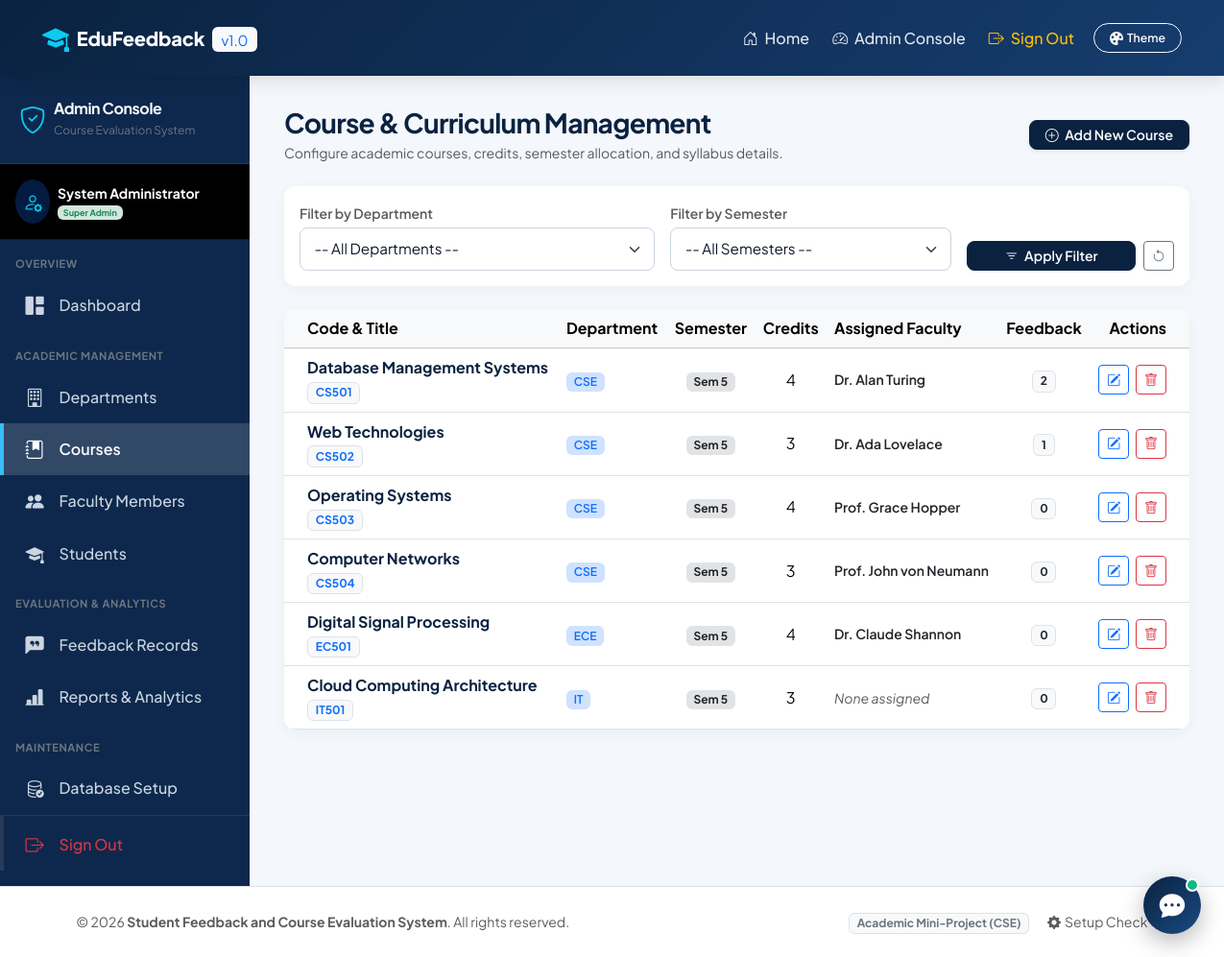
Screenshot of /courses.php (signed in) with the database file from the repository.
### tables this page shows
CREATE TABLE `courses` (
  `course_id` INT AUTO_INCREMENT PRIMARY KEY,
  `course_code` VARCHAR(20) NOT NULL UNIQUE,
  `course_name` VARCHAR(150) NOT NULL,
  `department_id` INT NOT NULL,
  `semester` TINYINT NOT NULL CHECK (`semester` BETWEEN 1 AND 8),
  `academic_year` VARCHAR(20) NOT NULL DEFAULT '2025-2026',
  `credits` TINYINT NOT NULL DEFAULT 3,
  `created_at` TIMESTAMP DEFAULT CURRENT_TIMESTAMP,
  CONSTRAINT `fk_courses_department` FOREIGN KEY (`department_id`)
    REFERENCES `departments` (`department_id`) ON DELETE CASCADE ON UPDATE CASCADE
);

CREATE TABLE `departments` (
  `department_id` INT AUTO_INCREMENT PRIMARY KEY,
  `department_code` VARCHAR(20) NOT NULL UNIQUE,
  `department_name` VARCHAR(100) NOT NULL,
  `created_at` TIMESTAMP DEFAULT CURRENT_TIMESTAMP
);

### courses.php (the view, shortened to what this page needs)
<?php
require_once __DIR__ . '/../config/database.php';
$sql = "
    SELECT c.*, d.department_name, d.department_code,
           GROUP_CONCAT(DISTINCT f.full_name SEPARATOR ', ') AS assigned_faculty,
           COUNT(DISTINCT fb.feedback_id) AS total_feedback
    FROM courses c
    JOIN departments d ON c.department_id = d.department_id
    LEFT JOIN course_faculty cf ON c.course_id = cf.course_id
    LEFT JOIN faculty f ON cf.faculty_id = f.faculty_id
    LEFT JOIN feedback fb ON c.course_id = fb.course_id
    WHERE 1=1
";
$params = [];
$sql .= " GROUP BY c.course_id ORDER BY c.semester ASC, c.course_code ASC";
$coursesStmt = $pdo->prepare($sql);
$coursesStmt->execute($params);
$courses = $coursesStmt->fetchAll();
require_once __DIR__ . '/../includes/header.php';
require_once __DIR__ . '/../includes/navbar.php';
?>
<div class="admin-wrapper">
    <?php require_once __DIR__ . '/../includes/sidebar.php'; ?>
    <main class="admin-content">
        <div class="d-flex flex-wrap justify-content-between align-items-center mb-4">
            <div>
                <h3 class="fw-bold text-navy mb-1">Course & Curriculum Management</h3>
                <p class="text-muted small mb-0">Configure academic courses, credits, semester allocation, and syllabus details.</p>
            </div>
            <div>
                <button type="button" class="btn btn-navy btn-sm px-3 shadow-sm" data-bs-toggle="modal" data-bs-target="#addCourseModal">
                    <i class="bi bi-plus-circle me-1"></i> Add New Course
                </button>
            </div>
        </div>
        <div class="card card-custom border-0 p-3 mb-4 bg-white">
            <form method="GET" action="courses.php" class="row g-3 align-items-end">
                <div class="col-md-5">
                    <label class="form-label small fw-semibold text-muted mb-1">Filter by Department</label>
                    <select name="department_id" class="form-select form-select-sm">
                        <option value="0">-- All Departments --</option>
                    </select>
                </div>
                <div class="col-md-4">
                    <label class="form-label small fw-semibold text-muted mb-1">Filter by Semester</label>
                    <select name="semester" class="form-select form-select-sm">
                        <option value="0">-- All Semesters --</option>
                    </select>
                </div>
                <div class="col-md-3 d-flex gap-2">
                    <button type="submit" class="btn btn-navy btn-sm px-3 flex-grow-1">
                        <i class="bi bi-filter me-1"></i> Apply Filter
                    </button>
                    <a href="courses.php" class="btn btn-outline-secondary btn-sm px-2" title="Reset Filters">
                        <i class="bi bi-arrow-counterclockwise"></i>
                    </a>
                </div>
            </form>
        </div>
        <div class="card card-custom border-0 overflow-hidden">
            <div class="table-responsive">
                <table class="table table-hover align-middle mb-0">
                    <thead class="table-light">
                        <tr>
                            <th class="ps-4">Code & Title</th>
                            <th>Department</th>
                            <th class="text-center">Semester</th>
                            <th class="text-center">Credits</th>
                            <th>Assigned Faculty</th>
                            <th class="text-center">Feedback</th>
                            <th class="text-end pe-4">Actions</th>
                        </tr>
                    </thead>
                    <tbody>
                        <?php if (empty($courses)): ?>
                            <tr>
                                <td colspan="7" class="text-center py-4 text-muted">No courses found matching the criteria.</td>
                            </tr>
                        <?php else: ?>
                            <?php foreach ($courses as $c): ?>
                                <tr>
                                    <td class="ps-4">
                                        <div class="fw-bold text-navy"><?= htmlspecialchars($c['course_name']); ?></div>
                                        <span class="badge bg-light text-primary border"><?= htmlspecialchars($c['course_code']); ?></span>
                                    </td>
                                    <td>
                                        <span class="badge bg-primary-subtle text-primary fw-semibold"><?= htmlspecialchars($c['department_code']); ?></span>
                                    </td>
                                    <td class="text-center">
                                        <span class="badge bg-secondary-subtle text-dark">Sem <?= $c['semester']; ?></span>
                                    </td>
                                    <td class="text-center">
                                        <?= $c['credits']; ?>
                                    </td>
                                    <td>
                                        <?php if (!empty($c['assigned_faculty'])): ?>
                                            <div class="small fw-semibold text-dark"><?= htmlspecialchars($c['assigned_faculty']); ?></div>
                                        <?php else: ?>
                                            <span class="text-muted small fst-italic">None assigned</span>
                                        <?php endif; ?>
                                    </td>
                                    <td class="text-center">
                                        <span class="badge bg-light text-dark border"><?= $c['total_feedback']; ?></span>
                                    </td>
                                    <td class="text-end pe-4">
                                        <button class="btn btn-outline-primary btn-sm px-2 py-1 me-1"
                                                data-bs-toggle="modal"
                                                data-bs-target="#editCourseModal<?= $c['course_id']; ?>"
                                                title="Edit Course">
                                            <i class="bi bi-pencil-square"></i>
                                        </button>
                                        <form method="POST" action="courses.php" class="d-inline" onsubmit="return confirm('Deleting <?= htmlspecialchars($c['course_code']); ?> will delete related faculty assignments. Continue?');">
                                            <button type="submit" class="btn btn-outline-danger btn-sm px-2 py-1" title="Delete Course">
                                                <i class="bi bi-trash"></i>
                                            </button>
                                        </form>
                                    </td>
                                </tr>
                            <?php endforeach; ?>
                        <?php endif; ?>
                    </tbody>
                </table>
            </div>
        </div>
    </main>
</div>
<?php require_once __DIR__ . '/../includes/footer.php'; ?>

### rows the page displays
courses: course_name "Database Management Systems", course_code "CS501", department.department_code "CSE", semester "5", credits "4", assigned_faculty "Dr. Alan Turing", total_feedback "2"
courses: course_name "Web Technologies", course_code "CS502", department.department_code "CSE", semester "5", credits "3", assigned_faculty "Dr. Ada Lovelace", total_feedback "1"
courses: course_name "Operating Systems", course_code "CS503", department.department_code "CSE", semester "5", credits "4", assigned_faculty "Prof. Grace Hopper", total_feedback "0"
courses: course_name "Computer Networks", course_code "CS504", department.department_code "CSE", semester "5", credits "3", assigned_faculty "Prof. John von Neumann", total_feedback "0"
courses: course_name "Digital Signal Processing", course_code "EC501", department.department_code "ECE", semester "5", credits "4", assigned_faculty "Dr. Claude Shannon", total_feedback "0"
courses: course_name "Cloud Computing Architecture", course_code "IT501", department.department_code "IT", semester "5", credits "3", shows "None assigned", total_feedback "0"

### other values shown
$_SESSION['admin_name'] "System Administrator"
